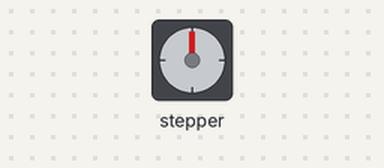
Bench run of a sketch on a simulated Arduino Uno, built with avr-gcc and run on an emulated ATmega328P. On the bench: stepper motor. Wiring (inferred from the names in the program): stepper motor driver (200 steps per turn assumed): step pin 5; direction pin 4; enable pin 6. What the sketch prints to the serial monitor is not drawn.

Above: at 0.05 s.
At 2.5 s:
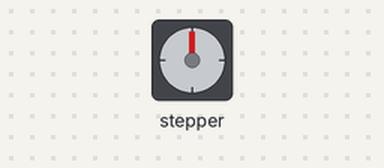
At 4.9 s:
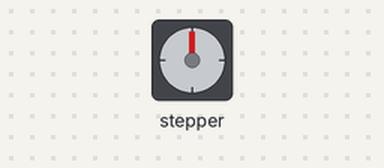
At 10.95 s:
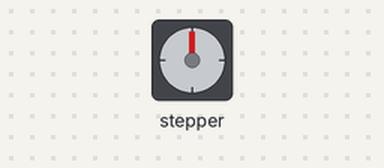
Timing chart, 0 to 14.3 s (numbered marks = the images above):
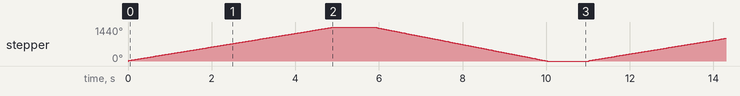

Measured:
- by itself, stepper: turns 1440° clockwise in 4.9 s, then 1440° counter-clockwise in 4.1 s, repeating every 11.0 s

The sketch:

micah.ino
```cpp
int stepPin = 5;
int dirPin = 4;
int enPin = 6;
int StepperSpeed = 500;


void setup() {
  Serial.begin(9600);
  pinMode(stepPin,OUTPUT);
  pinMode(dirPin,OUTPUT);
  pinMode(enPin,OUTPUT);
  digitalWrite(enPin,LOW);

}

void loop() {
  digitalWrite(dirPin,HIGH); // Enables the motor to move in a particular direction
  for(int x = 0; x < 800; x++) {
    Serial.println("High");
    digitalWrite(stepPin,HIGH);
    delayMicroseconds(StepperSpeed);
    digitalWrite(stepPin,LOW);
    delayMicroseconds(StepperSpeed);
  }
  delay(1000); // One second delay
  digitalWrite(dirPin,LOW); //Changes the direction of rotation
  for(int x = 0; x < 800; x++) {
    Serial.println("Low");
    digitalWrite(stepPin,HIGH);
    delayMicroseconds(StepperSpeed);
    digitalWrite(stepPin,LOW);
    delayMicroseconds(StepperSpeed);
  }
  delay(1000);
}
```
